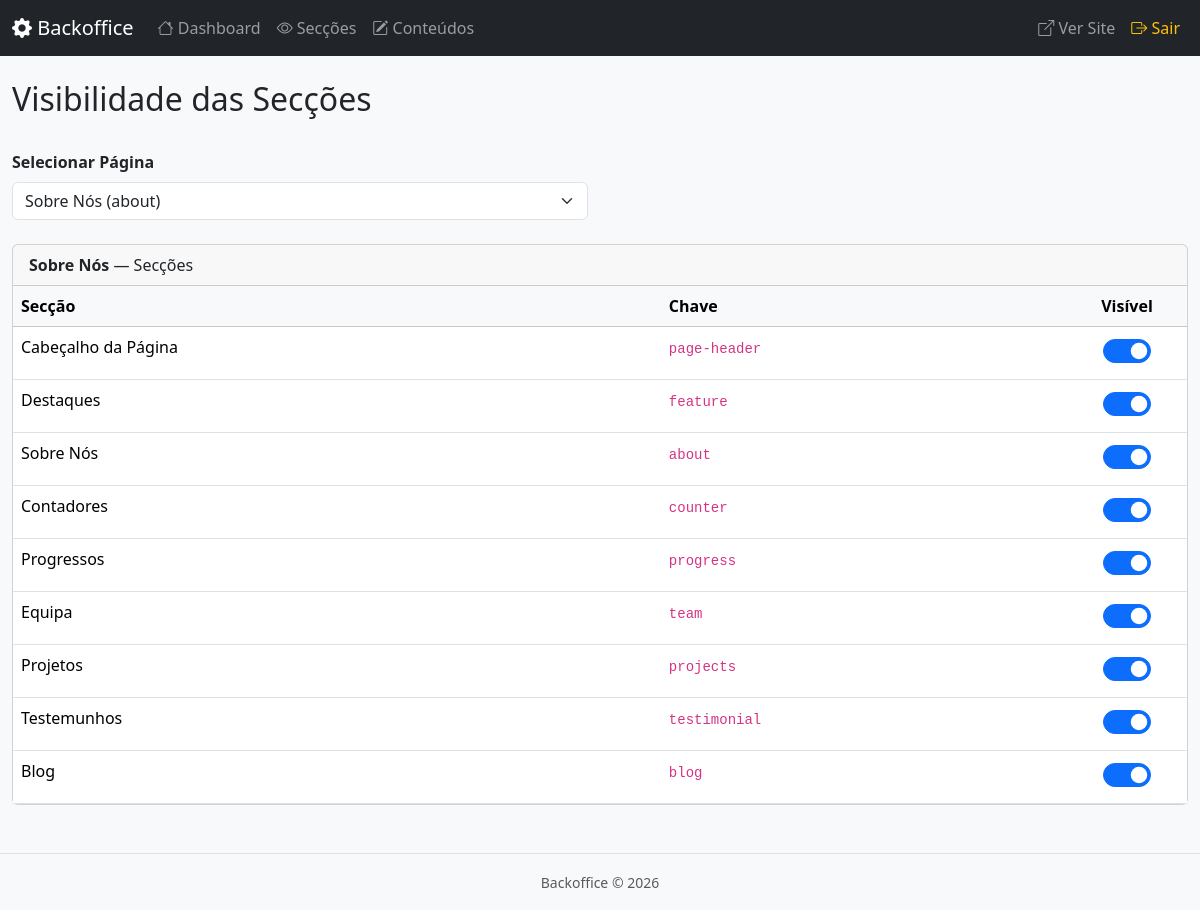
Page /admin/sections.php?page=about (signed in) on the committed database.
### tables this page shows
CREATE TABLE IF NOT EXISTS sections (
    id INT AUTO_INCREMENT PRIMARY KEY,
    page VARCHAR(255) NOT NULL,
    section_key VARCHAR(255) NOT NULL,
    section_label VARCHAR(255) NOT NULL,
    visible TINYINT DEFAULT 1,
    sort_order INT DEFAULT 0,
    UNIQUE KEY page_section (page, section_key)
);

### includes/functions.php (called while the page is built, shortened)
<?php
function get_page_sections($page) {
    $db = getDB();
    $stmt = $db->prepare('SELECT * FROM sections WHERE page = :page ORDER BY sort_order ASC');
    $stmt->bindValue(':page', $page, PDO::PARAM_STR);
    $stmt->execute();
    return $stmt->fetchAll(PDO::FETCH_ASSOC);
}
function get_all_pages() {
    $db = getDB();
    $result = $db->query('SELECT DISTINCT page FROM sections ORDER BY page ASC');
    return $result->fetchAll(PDO::FETCH_COLUMN);
}
function page_label($page) {
    $labels = [
        'index'             => 'Página Inicial (Variante 1)',
        'index-2'           => 'Página Inicial (Variante 2)',
        'index-3'           => 'Página Inicial (Variante 3)',
        'about'             => 'Sobre Nós',
        'services'          => 'Serviços',
        'service-details'   => 'Detalhes do Serviço',
        'portfolios'        => 'Portfólio',
        'portfolio-details' => 'Detalhes do Portfólio',
        'blog-standard'     => 'Blog',
        'blog-details'      => 'Detalhes do Blog',
        'team'              => 'Equipa',
        'pricing'           => 'Preços',
        'faq'               => 'FAQ',
        'contact'           => 'Contacto',
        'error'             => 'Página de Erro',
        'global'            => 'Global (Header/Footer)',
    ];
    return isset($labels[$page]) ? $labels[$page] : ucfirst(str_replace('-', ' ', $page));
}

### admin/sections.php (the view, shortened to what this page needs)
<?php
require_once __DIR__ . '/../includes/functions.php';
$selectedPage = isset($_GET['page']) ? $_GET['page'] : null;
$pages = get_all_pages();
$sections = [];
if ($selectedPage) {
    $sections = get_page_sections($selectedPage);
}
include __DIR__ . '/includes/header.php';
?>
<div class="d-flex justify-content-between align-items-center mb-4">
    <h2>Visibilidade das Secções</h2>
</div>
<div class="row mb-4">
    <div class="col-md-6">
        <label class="form-label fw-bold">Selecionar Página</label>
        <select id="pageSelector" class="form-select" onchange="window.location='sections.php?page='+this.value">
            <?php foreach ($pages as $p): ?>
            <option value="<?= htmlspecialchars($p, ENT_QUOTES, 'UTF-8') ?>" <?= $selectedPage === $p ? 'selected' : '' ?>>
                <?= htmlspecialchars(page_label($p), ENT_QUOTES, 'UTF-8') ?> (<?= htmlspecialchars($p, ENT_QUOTES, 'UTF-8') ?>)
            </option>
            <?php endforeach; ?>
        </select>
    </div>
</div>
<?php if ($selectedPage && !empty($sections)): ?>
<div class="card">
    <div class="card-header">
        <strong><?= htmlspecialchars(page_label($selectedPage), ENT_QUOTES, 'UTF-8') ?></strong> — Secções
    </div>
    <div class="card-body p-0">
        <table class="table table-hover mb-0">
            <thead class="table-light">
                <tr>
                    <th>Secção</th>
                    <th>Chave</th>
                    <th class="text-center" style="width:120px">Visível</th>
                </tr>
            </thead>
            <tbody>
                <?php foreach ($sections as $sec): ?>
                <tr>
                    <td><?= htmlspecialchars($sec['section_label'], ENT_QUOTES, 'UTF-8') ?></td>
                    <td><code><?= htmlspecialchars($sec['section_key'], ENT_QUOTES, 'UTF-8') ?></code></td>
                    <td class="text-center section-toggle">
                        <div class="form-check form-switch d-inline-block">
                            <input class="form-check-input" type="checkbox" role="switch"
                                   data-section-id="<?= (int)$sec['id'] ?>"
                                   <?= $sec['visible'] ? 'checked' : '' ?>
                                   onchange="toggleSection(this, <?= (int)$sec['id'] ?>)">
                        </div>
                    </td>
                </tr>
                <?php endforeach; ?>
            </tbody>
        </table>
    </div>
</div>
<?php elseif ($selectedPage): ?>
<div class="alert alert-info">Nenhuma secção encontrada para esta página.</div>
<?php endif; ?>
<?php
include __DIR__ . '/includes/footer.php';
?>

### admin/includes/header.php (shortened to what this page needs)
<!DOCTYPE html>
<html lang="pt">
<head>
    <link href="https://cdn.jsdelivr.net/npm/bootstrap@5.3.3/dist/css/bootstrap.min.css" rel="stylesheet">
    <link href="https://cdn.jsdelivr.net/npm/bootstrap-icons@1.11.3/font/bootstrap-icons.min.css" rel="stylesheet">
    <link href="assets/admin.css" rel="stylesheet">
</head>
<body>
    <nav class="navbar navbar-expand-lg navbar-dark bg-dark">
        <div class="container-fluid">
            <a class="navbar-brand" href="index.php"><i class="bi bi-gear-fill"></i> Backoffice</a>
            <div class="collapse navbar-collapse" id="adminNav">
                <ul class="navbar-nav me-auto">
                    <li class="nav-item">
                        <a class="nav-link" href="index.php"><i class="bi bi-house"></i> Dashboard</a>
                    </li>
                    <li class="nav-item">
                        <a class="nav-link" href="sections.php"><i class="bi bi-eye"></i> Secções</a>
                    </li>
                    <li class="nav-item">
                        <a class="nav-link" href="content.php"><i class="bi bi-pencil-square"></i> Conteúdos</a>
                    </li>
                </ul>
                <ul class="navbar-nav">
                    <li class="nav-item">
                        <a class="nav-link" href="../index.php" target="_blank"><i class="bi bi-box-arrow-up-right"></i> Ver Site</a>
                    </li>
                    <li class="nav-item">
                        <a class="nav-link text-warning" href="logout.php"><i class="bi bi-box-arrow-right"></i> Sair</a>
                    </li>
                </ul>
            </div>
        </div>
    </nav>
    <div class="container-fluid py-4">

### admin/includes/footer.php (shortened to what this page needs)
    </div>
    <footer class="bg-light text-center py-3 mt-4 border-top">
        <small class="text-muted">Backoffice &copy; <?= date('Y') ?></small>
    </footer>
</body>
</html>

### admin/assets/admin.css (style rules this page uses)
body { background-color: #f8f9fa; }
.section-toggle .form-check-input { width: 3em; height: 1.5em; }

### rows in the picture
sections: section_label "Cabeçalho da Página", section_key "page-header", visible "☑"
sections: section_label "Destaques", section_key "feature", visible "☑"
sections: section_label "Sobre Nós", section_key "about", visible "☑"
sections: section_label "Contadores", section_key "counter", visible "☑"
sections: section_label "Progressos", section_key "progress", visible "☑"
sections: section_label "Equipa", section_key "team", visible "☑"
sections: section_label "Projetos", section_key "projects", visible "☑"
sections: section_label "Testemunhos", section_key "testimonial", visible "☑"
sections: section_label "Blog", section_key "blog", visible "☑"

### other values in the picture
page_label($selectedPage) "Sobre Nós"
form field value "Sobre Nós (about)"
